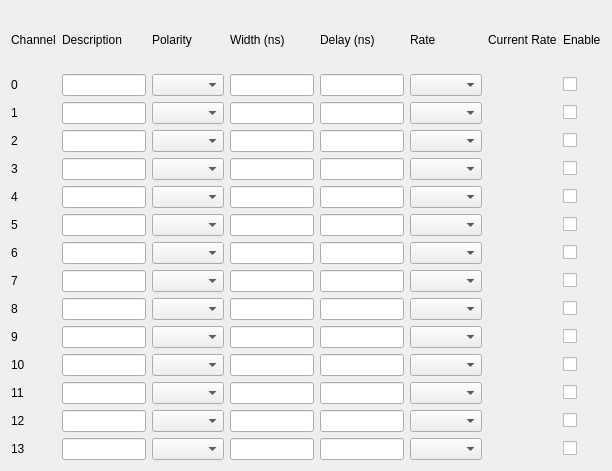
<?xml version="1.0" encoding="UTF-8"?>
<ui version="4.0">
 <class>Dialog</class>
 <widget class="QDialog" name="Dialog">
  <property name="geometry">
   <rect>
    <x>0</x>
    <y>0</y>
    <width>612</width>
    <height>471</height>
   </rect>
  </property>
  <property name="windowTitle">
   <string>Dialog</string>
  </property>
  <layout class="QVBoxLayout" name="verticalLayout">
   <item>
    <layout class="QGridLayout" name="gridLayout">
     <item row="3" column="0">
      <widget class="QLabel" name="label_5">
       <property name="text">
        <string>0</string>
       </property>
      </widget>
     </item>
     <item row="11" column="4">
      <widget class="PyDMLineEdit" name="ch8_delay">
       <property name="toolTip">
        <string/>
       </property>
      </widget>
     </item>
     <item row="1" column="5">
      <widget class="QLabel" name="label_2">
       <property name="text">
        <string>Rate</string>
       </property>
      </widget>
     </item>
     <item row="15" column="3">
      <widget class="PyDMLineEdit" name="ch12_width">
       <property name="toolTip">
        <string/>
       </property>
      </widget>
     </item>
     <item row="8" column="0">
      <widget class="QLabel" name="label_10">
       <property name="text">
        <string>5</string>
       </property>
      </widget>
     </item>
     <item row="1" column="0">
      <widget class="QLabel" name="label">
       <property name="text">
        <string>Channel</string>
       </property>
      </widget>
     </item>
     <item row="10" column="0">
      <widget class="QLabel" name="label_13">
       <property name="text">
        <string>7</string>
       </property>
      </widget>
     </item>
     <item row="14" column="0">
      <widget class="QLabel" name="label_17">
       <property name="text">
        <string>11</string>
       </property>
      </widget>
     </item>
     <item row="13" column="0">
      <widget class="QLabel" name="label_16">
       <property name="text">
        <string>10</string>
       </property>
      </widget>
     </item>
     <item row="15" column="0">
      <widget class="QLabel" name="label_18">
       <property name="text">
        <string>12</string>
       </property>
      </widget>
     </item>
     <item row="12" column="0">
      <widget class="QLabel" name="label_15">
       <property name="text">
        <string>9</string>
       </property>
      </widget>
     </item>
     <item row="16" column="0">
      <widget class="QLabel" name="label_19">
       <property name="text">
        <string>13</string>
       </property>
      </widget>
     </item>
     <item row="1" column="8">
      <widget class="QLabel" name="label_4">
       <property name="text">
        <string>Enable</string>
       </property>
      </widget>
     </item>
     <item row="4" column="0">
      <widget class="QLabel" name="label_6">
       <property name="text">
        <string>1</string>
       </property>
      </widget>
     </item>
     <item row="6" column="0">
      <widget class="QLabel" name="label_8">
       <property name="text">
        <string>3</string>
       </property>
      </widget>
     </item>
     <item row="10" column="3">
      <widget class="PyDMLineEdit" name="ch7_width">
       <property name="toolTip">
        <string/>
       </property>
      </widget>
     </item>
     <item row="7" column="0">
      <widget class="QLabel" name="label_9">
       <property name="text">
        <string>4</string>
       </property>
      </widget>
     </item>
     <item row="5" column="0">
      <widget class="QLabel" name="label_7">
       <property name="text">
        <string>2</string>
       </property>
      </widget>
     </item>
     <item row="9" column="0">
      <widget class="QLabel" name="label_12">
       <property name="text">
        <string>6</string>
       </property>
      </widget>
     </item>
     <item row="11" column="0">
      <widget class="QLabel" name="label_14">
       <property name="text">
        <string>8</string>
       </property>
      </widget>
     </item>
     <item row="1" column="4">
      <widget class="QLabel" name="label_56">
       <property name="text">
        <string>Delay (ns)</string>
       </property>
      </widget>
     </item>
     <item row="5" column="3">
      <widget class="PyDMLineEdit" name="ch2_width">
       <property name="toolTip">
        <string/>
       </property>
      </widget>
     </item>
     <item row="1" column="3">
      <widget class="QLabel" name="label_55">
       <property name="text">
        <string>Width (ns)</string>
       </property>
      </widget>
     </item>
     <item row="4" column="3">
      <widget class="PyDMLineEdit" name="ch1_width">
       <property name="toolTip">
        <string/>
       </property>
      </widget>
     </item>
     <item row="3" column="3">
      <widget class="PyDMLineEdit" name="ch0_width">
       <property name="toolTip">
        <string/>
       </property>
       <property name="channel" stdset="0">
        <string/>
       </property>
       <property name="displayFormat" stdset="0">
        <enum>PyDMLineEdit::Default</enum>
       </property>
      </widget>
     </item>
     <item row="6" column="3">
      <widget class="PyDMLineEdit" name="ch3_width">
       <property name="toolTip">
        <string/>
       </property>
      </widget>
     </item>
     <item row="8" column="3">
      <widget class="PyDMLineEdit" name="ch5_width">
       <property name="toolTip">
        <string/>
       </property>
      </widget>
     </item>
     <item row="7" column="3">
      <widget class="PyDMLineEdit" name="ch4_width">
       <property name="toolTip">
        <string/>
       </property>
      </widget>
     </item>
     <item row="9" column="3">
      <widget class="PyDMLineEdit" name="ch6_width">
       <property name="toolTip">
        <string/>
       </property>
      </widget>
     </item>
     <item row="11" column="3">
      <widget class="PyDMLineEdit" name="ch8_width">
       <property name="toolTip">
        <string/>
       </property>
      </widget>
     </item>
     <item row="13" column="3">
      <widget class="PyDMLineEdit" name="ch10_width">
       <property name="toolTip">
        <string/>
       </property>
      </widget>
     </item>
     <item row="12" column="3">
      <widget class="PyDMLineEdit" name="ch9_width">
       <property name="toolTip">
        <string/>
       </property>
      </widget>
     </item>
     <item row="16" column="3">
      <widget class="PyDMLineEdit" name="ch13_width">
       <property name="toolTip">
        <string/>
       </property>
      </widget>
     </item>
     <item row="14" column="3">
      <widget class="PyDMLineEdit" name="ch11_width">
       <property name="toolTip">
        <string/>
       </property>
      </widget>
     </item>
     <item row="3" column="4">
      <widget class="PyDMLineEdit" name="ch0_delay">
       <property name="toolTip">
        <string/>
       </property>
      </widget>
     </item>
     <item row="4" column="4">
      <widget class="PyDMLineEdit" name="ch1_delay">
       <property name="toolTip">
        <string/>
       </property>
      </widget>
     </item>
     <item row="5" column="4">
      <widget class="PyDMLineEdit" name="ch2_delay">
       <property name="toolTip">
        <string/>
       </property>
      </widget>
     </item>
     <item row="6" column="8">
      <widget class="PyDMCheckbox" name="ch3_enable">
       <property name="toolTip">
        <string/>
       </property>
      </widget>
     </item>
     <item row="6" column="4">
      <widget class="PyDMLineEdit" name="ch3_delay">
       <property name="toolTip">
        <string/>
       </property>
      </widget>
     </item>
     <item row="7" column="4">
      <widget class="PyDMLineEdit" name="ch4_delay">
       <property name="toolTip">
        <string/>
       </property>
      </widget>
     </item>
     <item row="8" column="4">
      <widget class="PyDMLineEdit" name="ch5_delay">
       <property name="toolTip">
        <string/>
       </property>
      </widget>
     </item>
     <item row="9" column="4">
      <widget class="PyDMLineEdit" name="ch6_delay">
       <property name="toolTip">
        <string/>
       </property>
      </widget>
     </item>
     <item row="10" column="4">
      <widget class="PyDMLineEdit" name="ch7_delay">
       <property name="toolTip">
        <string/>
       </property>
      </widget>
     </item>
     <item row="12" column="4">
      <widget class="PyDMLineEdit" name="ch9_delay">
       <property name="toolTip">
        <string/>
       </property>
      </widget>
     </item>
     <item row="13" column="4">
      <widget class="PyDMLineEdit" name="ch10_delay">
       <property name="toolTip">
        <string/>
       </property>
      </widget>
     </item>
     <item row="14" column="4">
      <widget class="PyDMLineEdit" name="ch11_delay">
       <property name="toolTip">
        <string/>
       </property>
      </widget>
     </item>
     <item row="15" column="4">
      <widget class="PyDMLineEdit" name="ch12_delay">
       <property name="toolTip">
        <string/>
       </property>
      </widget>
     </item>
     <item row="16" column="4">
      <widget class="PyDMLineEdit" name="ch13_delay">
       <property name="toolTip">
        <string/>
       </property>
      </widget>
     </item>
     <item row="3" column="2">
      <widget class="PyDMEnumComboBox" name="ch0_polarity">
       <property name="toolTip">
        <string/>
       </property>
      </widget>
     </item>
     <item row="4" column="2">
      <widget class="PyDMEnumComboBox" name="ch1_polarity">
       <property name="toolTip">
        <string/>
       </property>
      </widget>
     </item>
     <item row="5" column="2">
      <widget class="PyDMEnumComboBox" name="ch2_polarity">
       <property name="toolTip">
        <string/>
       </property>
      </widget>
     </item>
     <item row="6" column="2">
      <widget class="PyDMEnumComboBox" name="ch3_polarity">
       <property name="toolTip">
        <string/>
       </property>
      </widget>
     </item>
     <item row="7" column="2">
      <widget class="PyDMEnumComboBox" name="ch4_polarity">
       <property name="toolTip">
        <string/>
       </property>
      </widget>
     </item>
     <item row="8" column="2">
      <widget class="PyDMEnumComboBox" name="ch5_polarity">
       <property name="toolTip">
        <string/>
       </property>
      </widget>
     </item>
     <item row="9" column="2">
      <widget class="PyDMEnumComboBox" name="ch6_polarity">
       <property name="toolTip">
        <string/>
       </property>
      </widget>
     </item>
     <item row="10" column="2">
      <widget class="PyDMEnumComboBox" name="ch7_polarity">
       <property name="toolTip">
        <string/>
       </property>
      </widget>
     </item>
     <item row="11" column="2">
      <widget class="PyDMEnumComboBox" name="ch8_polarity">
       <property name="toolTip">
        <string/>
       </property>
      </widget>
     </item>
     <item row="12" column="2">
      <widget class="PyDMEnumComboBox" name="ch9_polarity">
       <property name="toolTip">
        <string/>
       </property>
      </widget>
     </item>
     <item row="13" column="2">
      <widget class="PyDMEnumComboBox" name="ch10_polarity">
       <property name="toolTip">
        <string/>
       </property>
      </widget>
     </item>
     <item row="14" column="2">
      <widget class="PyDMEnumComboBox" name="ch11_polarity">
       <property name="toolTip">
        <string/>
       </property>
      </widget>
     </item>
     <item row="15" column="2">
      <widget class="PyDMEnumComboBox" name="ch12_polarity">
       <property name="toolTip">
        <string/>
       </property>
      </widget>
     </item>
     <item row="16" column="2">
      <widget class="PyDMEnumComboBox" name="ch13_polarity">
       <property name="toolTip">
        <string/>
       </property>
      </widget>
     </item>
     <item row="4" column="8">
      <widget class="PyDMCheckbox" name="ch1_enable">
       <property name="toolTip">
        <string/>
       </property>
      </widget>
     </item>
     <item row="3" column="8">
      <widget class="PyDMCheckbox" name="ch0_enable">
       <property name="toolTip">
        <string/>
       </property>
      </widget>
     </item>
     <item row="5" column="8">
      <widget class="PyDMCheckbox" name="ch2_enable">
       <property name="toolTip">
        <string/>
       </property>
      </widget>
     </item>
     <item row="7" column="8">
      <widget class="PyDMCheckbox" name="ch4_enable">
       <property name="toolTip">
        <string/>
       </property>
      </widget>
     </item>
     <item row="8" column="8">
      <widget class="PyDMCheckbox" name="ch5_enable">
       <property name="toolTip">
        <string/>
       </property>
      </widget>
     </item>
     <item row="9" column="8">
      <widget class="PyDMCheckbox" name="ch6_enable">
       <property name="toolTip">
        <string/>
       </property>
      </widget>
     </item>
     <item row="10" column="8">
      <widget class="PyDMCheckbox" name="ch7_enable">
       <property name="toolTip">
        <string/>
       </property>
      </widget>
     </item>
     <item row="11" column="8">
      <widget class="PyDMCheckbox" name="ch8_enable">
       <property name="toolTip">
        <string/>
       </property>
      </widget>
     </item>
     <item row="12" column="8">
      <widget class="PyDMCheckbox" name="ch9_enable">
       <property name="toolTip">
        <string/>
       </property>
      </widget>
     </item>
     <item row="13" column="8">
      <widget class="PyDMCheckbox" name="ch10_enable">
       <property name="toolTip">
        <string/>
       </property>
      </widget>
     </item>
     <item row="14" column="8">
      <widget class="PyDMCheckbox" name="ch11_enable">
       <property name="toolTip">
        <string/>
       </property>
      </widget>
     </item>
     <item row="15" column="8">
      <widget class="PyDMCheckbox" name="ch12_enable">
       <property name="toolTip">
        <string/>
       </property>
      </widget>
     </item>
     <item row="16" column="8">
      <widget class="PyDMCheckbox" name="ch13_enable">
       <property name="toolTip">
        <string/>
       </property>
      </widget>
     </item>
     <item row="3" column="5">
      <widget class="QComboBox" name="ch0_rate"/>
     </item>
     <item row="4" column="5">
      <widget class="QComboBox" name="ch1_rate"/>
     </item>
     <item row="5" column="5">
      <widget class="QComboBox" name="ch2_rate"/>
     </item>
     <item row="6" column="5">
      <widget class="QComboBox" name="ch3_rate"/>
     </item>
     <item row="7" column="5">
      <widget class="QComboBox" name="ch4_rate"/>
     </item>
     <item row="8" column="5">
      <widget class="QComboBox" name="ch5_rate"/>
     </item>
     <item row="9" column="5">
      <widget class="QComboBox" name="ch6_rate"/>
     </item>
     <item row="10" column="5">
      <widget class="QComboBox" name="ch7_rate"/>
     </item>
     <item row="11" column="5">
      <widget class="QComboBox" name="ch8_rate"/>
     </item>
     <item row="12" column="5">
      <widget class="QComboBox" name="ch9_rate"/>
     </item>
     <item row="13" column="5">
      <widget class="QComboBox" name="ch10_rate"/>
     </item>
     <item row="14" column="5">
      <widget class="QComboBox" name="ch11_rate"/>
     </item>
     <item row="15" column="5">
      <widget class="QComboBox" name="ch12_rate"/>
     </item>
     <item row="16" column="5">
      <widget class="QComboBox" name="ch13_rate"/>
     </item>
     <item row="1" column="2">
      <widget class="QLabel" name="label_3">
       <property name="text">
        <string>Polarity</string>
       </property>
      </widget>
     </item>
     <item row="1" column="1">
      <widget class="QLabel" name="label_11">
       <property name="text">
        <string>Description</string>
       </property>
      </widget>
     </item>
     <item row="3" column="1">
      <widget class="PyDMLineEdit" name="ch0_description">
       <property name="toolTip">
        <string/>
       </property>
      </widget>
     </item>
     <item row="4" column="1">
      <widget class="PyDMLineEdit" name="ch1_description">
       <property name="toolTip">
        <string/>
       </property>
      </widget>
     </item>
     <item row="5" column="1">
      <widget class="PyDMLineEdit" name="ch2_description">
       <property name="toolTip">
        <string/>
       </property>
      </widget>
     </item>
     <item row="6" column="1">
      <widget class="PyDMLineEdit" name="ch3_description">
       <property name="toolTip">
        <string/>
       </property>
      </widget>
     </item>
     <item row="7" column="1">
      <widget class="PyDMLineEdit" name="ch4_description">
       <property name="toolTip">
        <string/>
       </property>
      </widget>
     </item>
     <item row="8" column="1">
      <widget class="PyDMLineEdit" name="ch5_description">
       <property name="toolTip">
        <string/>
       </property>
      </widget>
     </item>
     <item row="9" column="1">
      <widget class="PyDMLineEdit" name="ch6_description">
       <property name="toolTip">
        <string/>
       </property>
      </widget>
     </item>
     <item row="10" column="1">
      <widget class="PyDMLineEdit" name="ch7_description">
       <property name="toolTip">
        <string/>
       </property>
      </widget>
     </item>
     <item row="11" column="1">
      <widget class="PyDMLineEdit" name="ch8_description">
       <property name="toolTip">
        <string/>
       </property>
      </widget>
     </item>
     <item row="12" column="1">
      <widget class="PyDMLineEdit" name="ch9_description">
       <property name="toolTip">
        <string/>
       </property>
      </widget>
     </item>
     <item row="13" column="1">
      <widget class="PyDMLineEdit" name="ch10_description">
       <property name="toolTip">
        <string/>
       </property>
      </widget>
     </item>
     <item row="14" column="1">
      <widget class="PyDMLineEdit" name="ch11_description">
       <property name="toolTip">
        <string/>
       </property>
      </widget>
     </item>
     <item row="15" column="1">
      <widget class="PyDMLineEdit" name="ch12_description">
       <property name="toolTip">
        <string/>
       </property>
      </widget>
     </item>
     <item row="16" column="1">
      <widget class="PyDMLineEdit" name="ch13_description">
       <property name="toolTip">
        <string/>
       </property>
      </widget>
     </item>
     <item row="3" column="6">
      <widget class="PyDMLabel" name="ch0_current_rate">
       <property name="toolTip">
        <string/>
       </property>
      </widget>
     </item>
     <item row="1" column="6">
      <widget class="QLabel" name="label_20">
       <property name="text">
        <string>Current Rate</string>
       </property>
      </widget>
     </item>
     <item row="4" column="6">
      <widget class="PyDMLabel" name="ch1_current_rate">
       <property name="toolTip">
        <string/>
       </property>
      </widget>
     </item>
     <item row="5" column="6">
      <widget class="PyDMLabel" name="ch2_current_rate">
       <property name="toolTip">
        <string/>
       </property>
      </widget>
     </item>
     <item row="6" column="6">
      <widget class="PyDMLabel" name="ch3_current_rate">
       <property name="toolTip">
        <string/>
       </property>
      </widget>
     </item>
     <item row="7" column="6">
      <widget class="PyDMLabel" name="ch4_current_rate">
       <property name="toolTip">
        <string/>
       </property>
      </widget>
     </item>
     <item row="8" column="6">
      <widget class="PyDMLabel" name="ch5_current_rate">
       <property name="toolTip">
        <string/>
       </property>
      </widget>
     </item>
     <item row="9" column="6">
      <widget class="PyDMLabel" name="ch6_current_rate">
       <property name="toolTip">
        <string/>
       </property>
      </widget>
     </item>
     <item row="10" column="6">
      <widget class="PyDMLabel" name="ch7_current_rate">
       <property name="toolTip">
        <string/>
       </property>
      </widget>
     </item>
     <item row="11" column="6">
      <widget class="PyDMLabel" name="ch8_current_rate">
       <property name="toolTip">
        <string/>
       </property>
      </widget>
     </item>
     <item row="12" column="6">
      <widget class="PyDMLabel" name="ch9_current_rate">
       <property name="toolTip">
        <string/>
       </property>
      </widget>
     </item>
     <item row="13" column="6">
      <widget class="PyDMLabel" name="ch10_current_rate">
       <property name="toolTip">
        <string/>
       </property>
      </widget>
     </item>
     <item row="14" column="6">
      <widget class="PyDMLabel" name="ch11_current_rate">
       <property name="toolTip">
        <string/>
       </property>
      </widget>
     </item>
     <item row="15" column="6">
      <widget class="PyDMLabel" name="ch12_current_rate">
       <property name="toolTip">
        <string/>
       </property>
      </widget>
     </item>
     <item row="16" column="6">
      <widget class="PyDMLabel" name="ch13_current_rate">
       <property name="toolTip">
        <string/>
       </property>
      </widget>
     </item>
    </layout>
   </item>
  </layout>
 </widget>
 <customwidgets>
  <customwidget>
   <class>PyDMLabel</class>
   <extends>QLabel</extends>
   <header>pydm.widgets.label</header>
  </customwidget>
  <customwidget>
   <class>PyDMLineEdit</class>
   <extends>QLineEdit</extends>
   <header>pydm.widgets.line_edit</header>
  </customwidget>
  <customwidget>
   <class>PyDMEnumComboBox</class>
   <extends>QComboBox</extends>
   <header>pydm.widgets.enum_combo_box</header>
  </customwidget>
  <customwidget>
   <class>PyDMCheckbox</class>
   <extends>QCheckBox</extends>
   <header>pydm.widgets.checkbox</header>
  </customwidget>
 </customwidgets>
 <resources/>
 <connections/>
</ui>
